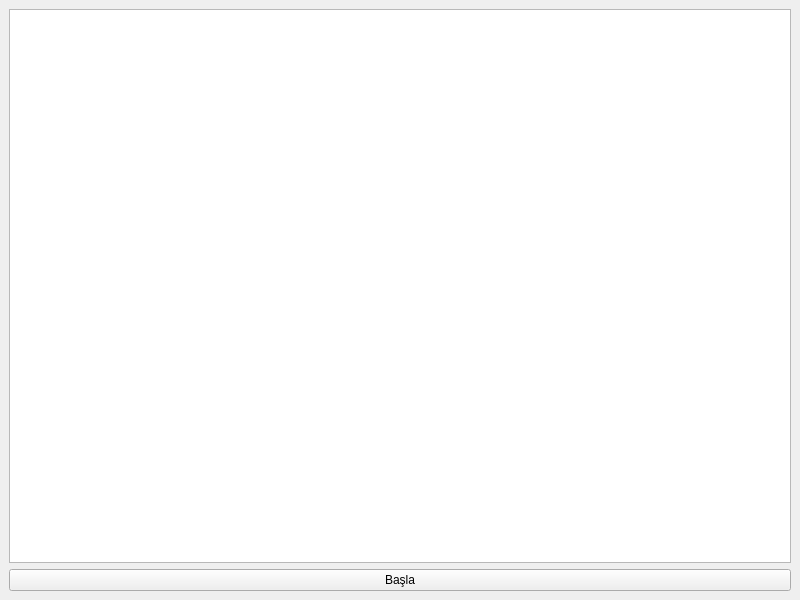
<?xml version="1.0" encoding="UTF-8"?>
<ui version="4.0">
 <class>MainWindow</class>
 <widget class="QMainWindow" name="MainWindow">
  <property name="geometry">
   <rect>
    <x>0</x>
    <y>0</y>
    <width>800</width>
    <height>600</height>
   </rect>
  </property>
  <property name="windowTitle">
   <string>MainWindow</string>
  </property>
  <widget class="QWidget" name="centralwidget">
   <layout class="QVBoxLayout" name="verticalLayout">
    <item>
     <widget class="QGraphicsView" name="graphicsView"/>
    </item>
    <item>
     <widget class="QPushButton" name="startGameButton">
      <property name="text">
       <string>Başla</string>
      </property>
     </widget>
    </item>
   </layout>
  </widget>
 </widget>
 <resources/>
 <connections/>
</ui>
